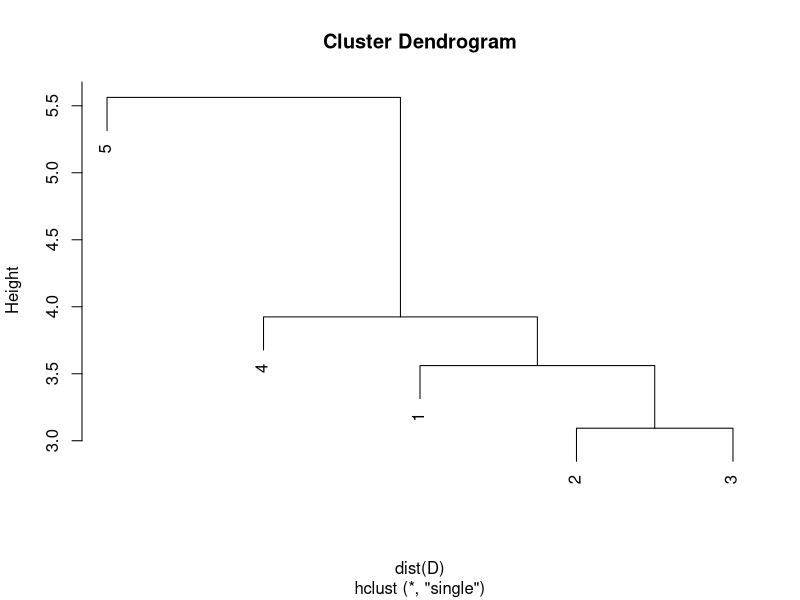

The R script that drew this image:
## ---- chunk 1
A <- matrix(c(-3, 5, 2, -1, 4, 0), nrow = 2, byrow = F)

## ---- chunk 2
B <- matrix(c(
  2, -4, 5, 3, -1, 0,
  -2, 1, -3, 4, -5, 2,
  3, -2, 1, -4, 0, -1,
  4, 0, -5, 2, 3, -2
), nrow = 4, byrow = TRUE)


## ---- chunk 3
C <- matrix(c(
  4, -3, 2, -1,
  -5, 3, 1, 0,
  2, -2, 4, -4
), nrow = 3, byrow = TRUE)
dist(C,method="minkowski",p=3,diag=T)
## ---- chunk 4
D <- as.dist(matrix(c(
  0, 2.1, 3.5, 4.2, 5.1,
  2.1, 0, 1.8, 3.3, 4.7,
  3.5, 1.8, 0, 2.5, 4.0,
  4.2, 3.3, 2.5, 0, 3.6,
  5.1, 4.7, 4.0, 3.6, 0
), nrow = 5, byrow = TRUE))
plot(hclust(dist(D),method='single'))
